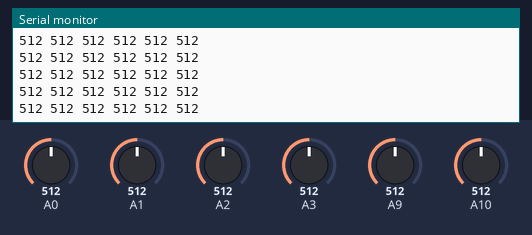
Bench run of a sketch on a simulated Arduino Mega 2560, built with avr-gcc and run on an emulated ATmega2560. Shown: the last lines printed to the serial monitor. Inputs (shaded band) come from the test bench; at power-on: A0 = 512, A2 = 512, A3 = 512, A1 = 512, A9 = 512, A10 = 512.

Above: at 1.2 s.
1.3 s: A0 set to 106
At 2.3 s:
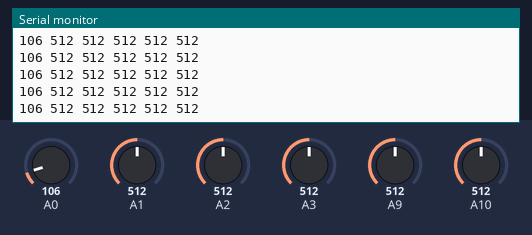
4.3 s: A0 set to 93
At 5.3 s:
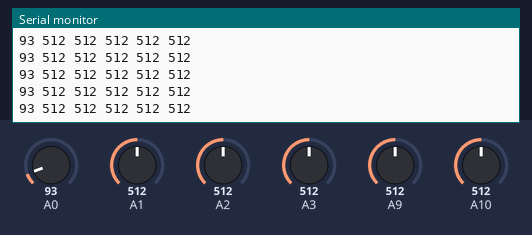
10.3 s: A2 set to 104
At 11.2 s:
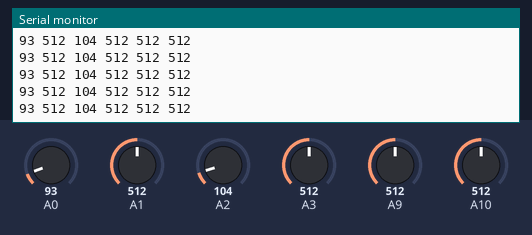
11.8 s: A2 set to 94
At 12.9 s:
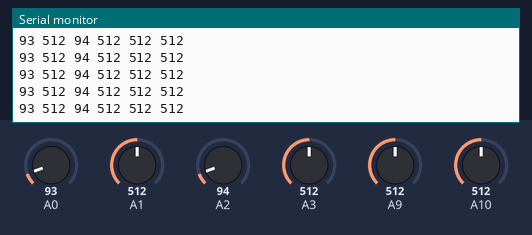
14.8 s: A3 set to 107
At 15.9 s:
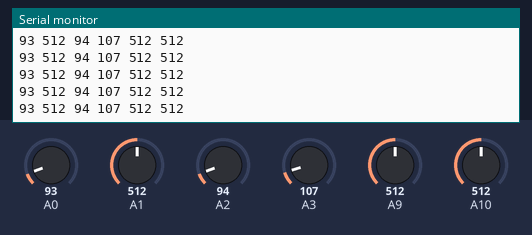
16.3 s: A3 set to 91
At 17.0 s:
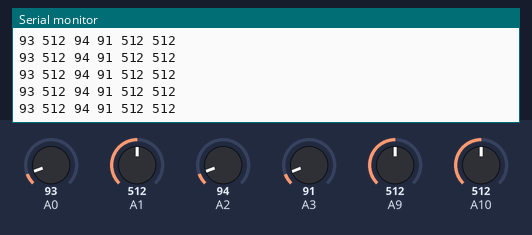
Timing chart, 0 to 19.3 s (numbered marks = the images above; inputs shaded):
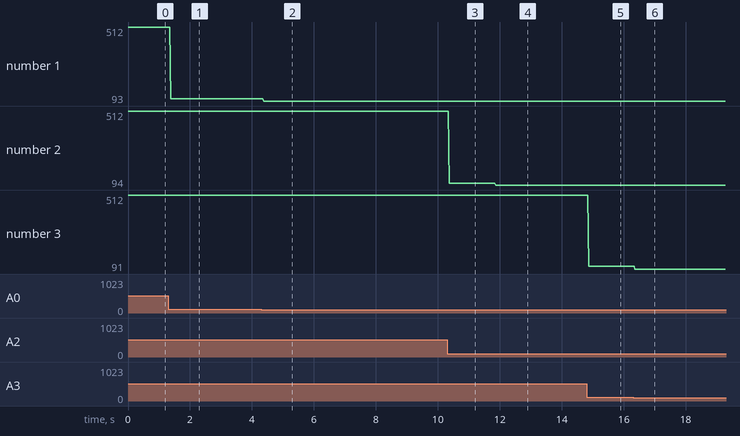

The sketch:

IR_sensor_array_test.ino
```cpp
int sensor, sum, s[6], mid[6] = {1000, 1000, 1000, 1000, 1000, 1000}, base[6] = {32, 16, 8, 4, 2, 1};
void setup() {
  Serial.begin(9600);

}

void loop() {
  analog_value();
}
void reading() {
  sensor = 0; //this is to refresh initial value
  sum = 0;
  for (int i = 0 ; i < 6 ; i++) {
    (i < 2) ? s[i] = analogRead(26 - i) : s[i] = analogRead(37 - i);
    (s[i] > mid[i]) ? s[i] = 1 : s[i] = 0; //conditional statement. this is to convert analog value to digital. if you want to see real analog value, then comment it. but for line follow, you must uncomment it.
    sensor += s[i] * base[i]; //this is to merge all 6 values and imagine them in a single binary number. then i converted it into decimal number to use as final value. better search about base convertion
    sum += s[i]; //finds out total count of sensor
  }
}

void digital_value() {
  reading();
  for (int i = 5 ; i >= 0 ; i--)
    Serial.print(String(s[i]) + " ");
  Serial.println(sensor);
}
void analog_value() {
  for (int i = 5 ; i >= 0 ; i--) {
    (i < 2) ? s[i] = analogRead(26 - i) : s[i] = analogRead(37 - i);
    Serial.print(String(s[i]) + " ");
  }
  Serial.println();
}
```

Measured:
- after the input at 1.3 s, the serial monitor: prints a new line after 0.08 s (image 1)
- after the input at 4.3 s, the serial monitor: prints a new line after 0.08 s (image 2)
- after the input at 10.3 s, the serial monitor: prints a new line after 0.06 s (image 3)
- after the input at 11.8 s, the serial monitor: prints a new line after 0.07 s (image 4)
- after the input at 14.8 s, the serial monitor: prints a new line after 0.06 s (image 5)
- after the input at 16.3 s, the serial monitor: prints a new line after 0.06 s (image 6)
- plotted number 1: 512 → 106 after the input at 1.3 s, 106 → 93 after the input at 4.3 s
- plotted number 2: 512 → 104 after the input at 10.3 s, 104 → 94 after the input at 11.8 s
